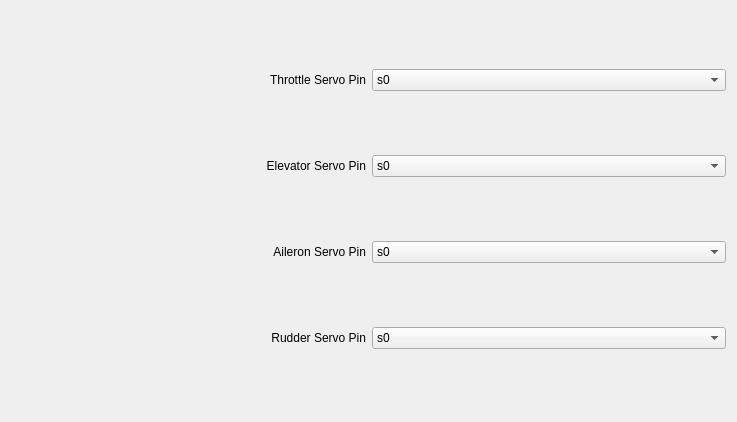
             <widget class="QWidget" name="scrollAreaWidgetContents_14">
              <property name="geometry">
               <rect>
                <x>0</x>
                <y>0</y>
                <width>737</width>
                <height>422</height>
               </rect>
              </property>
              <layout class="QGridLayout" name="gridLayout_31">
               <item row="1" column="0">
                <layout class="QHBoxLayout" name="horizontalLayout_74">
                 <item>
                  <widget class="QLabel" name="label_74">
                   <property name="text">
                    <string>Elevator Servo Pin</string>
                   </property>
                   <property name="alignment">
                    <set>Qt::AlignRight|Qt::AlignTrailing|Qt::AlignVCenter</set>
                   </property>
                  </widget>
                 </item>
                 <item>
                  <widget class="QComboBox" name="elevator_servo_pin">
                   <item>
                    <property name="text">
                     <string>s0</string>
                    </property>
                   </item>
                   <item>
                    <property name="text">
                     <string>s1</string>
                    </property>
                   </item>
                   <item>
                    <property name="text">
                     <string>s2</string>
                    </property>
                   </item>
                   <item>
                    <property name="text">
                     <string>s3</string>
                    </property>
                   </item>
                   <item>
                    <property name="text">
                     <string>s4</string>
                    </property>
                   </item>
                   <item>
                    <property name="text">
                     <string>s5</string>
                    </property>
                   </item>
                   <item>
                    <property name="text">
                     <string>s6</string>
                    </property>
                   </item>
                   <item>
                    <property name="text">
                     <string>s7</string>
                    </property>
                   </item>
                   <item>
                    <property name="text">
                     <string>s8</string>
                    </property>
                   </item>
                   <item>
                    <property name="text">
                     <string>s9</string>
                    </property>
                   </item>
                   <item>
                    <property name="text">
                     <string>s10</string>
                    </property>
                   </item>
                   <item>
                    <property name="text">
                     <string>s11</string>
                    </property>
                   </item>
                   <item>
                    <property name="text">
                     <string>s12</string>
                    </property>
                   </item>
                   <item>
                    <property name="text">
                     <string>s13</string>
                    </property>
                   </item>
                   <item>
                    <property name="text">
                     <string>s14</string>
                    </property>
                   </item>
                   <item>
                    <property name="text">
                     <string>s15</string>
                    </property>
                   </item>
                  </widget>
                 </item>
                </layout>
               </item>
               <item row="2" column="0">
                <layout class="QHBoxLayout" name="horizontalLayout_92">
                 <item>
                  <widget class="QLabel" name="label_92">
                   <property name="text">
                    <string>Aileron Servo Pin</string>
                   </property>
                   <property name="alignment">
                    <set>Qt::AlignRight|Qt::AlignTrailing|Qt::AlignVCenter</set>
                   </property>
                  </widget>
                 </item>
                 <item>
                  <widget class="QComboBox" name="aileron_servo_pin">
                   <item>
                    <property name="text">
                     <string>s0</string>
                    </property>
                   </item>
                   <item>
                    <property name="text">
                     <string>s1</string>
                    </property>
                   </item>
                   <item>
                    <property name="text">
                     <string>s2</string>
                    </property>
                   </item>
                   <item>
                    <property name="text">
                     <string>s3</string>
                    </property>
                   </item>
                   <item>
                    <property name="text">
                     <string>s4</string>
                    </property>
                   </item>
                   <item>
                    <property name="text">
                     <string>s5</string>
                    </property>
                   </item>
                   <item>
                    <property name="text">
                     <string>s6</string>
                    </property>
                   </item>
                   <item>
                    <property name="text">
                     <string>s7</string>
                    </property>
                   </item>
                   <item>
                    <property name="text">
                     <string>s8</string>
                    </property>
                   </item>
                   <item>
                    <property name="text">
                     <string>s9</string>
                    </property>
                   </item>
                   <item>
                    <property name="text">
                     <string>s10</string>
                    </property>
                   </item>
                   <item>
                    <property name="text">
                     <string>s11</string>
                    </property>
                   </item>
                   <item>
                    <property name="text">
                     <string>s12</string>
                    </property>
                   </item>
                   <item>
                    <property name="text">
                     <string>s13</string>
                    </property>
                   </item>
                   <item>
                    <property name="text">
                     <string>s14</string>
                    </property>
                   </item>
                   <item>
                    <property name="text">
                     <string>s15</string>
                    </property>
                   </item>
                  </widget>
                 </item>
                </layout>
               </item>
               <item row="3" column="0">
                <layout class="QHBoxLayout" name="horizontalLayout_91">
                 <item>
                  <widget class="QLabel" name="label_91">
                   <property name="text">
                    <string>Rudder Servo Pin</string>
                   </property>
                   <property name="alignment">
                    <set>Qt::AlignRight|Qt::AlignTrailing|Qt::AlignVCenter</set>
                   </property>
                  </widget>
                 </item>
                 <item>
                  <widget class="QComboBox" name="rudder_servo_pin">
                   <item>
                    <property name="text">
                     <string>s0</string>
                    </property>
                   </item>
                   <item>
                    <property name="text">
                     <string>s1</string>
                    </property>
                   </item>
                   <item>
                    <property name="text">
                     <string>s2</string>
                    </property>
                   </item>
                   <item>
                    <property name="text">
                     <string>s3</string>
                    </property>
                   </item>
                   <item>
                    <property name="text">
                     <string>s4</string>
                    </property>
                   </item>
                   <item>
                    <property name="text">
                     <string>s5</string>
                    </property>
                   </item>
                   <item>
                    <property name="text">
                     <string>s6</string>
                    </property>
                   </item>
                   <item>
                    <property name="text">
                     <string>s7</string>
                    </property>
                   </item>
                   <item>
                    <property name="text">
                     <string>s8</string>
                    </property>
                   </item>
                   <item>
                    <property name="text">
                     <string>s9</string>
                    </property>
                   </item>
                   <item>
                    <property name="text">
                     <string>s10</string>
                    </property>
                   </item>
                   <item>
                    <property name="text">
                     <string>s11</string>
                    </property>
                   </item>
                   <item>
                    <property name="text">
                     <string>s12</string>
                    </property>
                   </item>
                   <item>
                    <property name="text">
                     <string>s13</string>
                    </property>
                   </item>
                   <item>
                    <property name="text">
                     <string>s14</string>
                    </property>
                   </item>
                   <item>
                    <property name="text">
                     <string>s15</string>
                    </property>
                   </item>
                  </widget>
                 </item>
                </layout>
               </item>
               <item row="0" column="0">
                <layout class="QHBoxLayout" name="horizontalLayout_72">
                 <item>
                  <widget class="QLabel" name="label_72">
                   <property name="text">
                    <string>Throttle Servo Pin</string>
                   </property>
                   <property name="alignment">
                    <set>Qt::AlignRight|Qt::AlignTrailing|Qt::AlignVCenter</set>
                   </property>
                  </widget>
                 </item>
                 <item>
                  <widget class="QComboBox" name="throttle_servo_pin">
                   <item>
                    <property name="text">
                     <string>s0</string>
                    </property>
                   </item>
                   <item>
                    <property name="text">
                     <string>s1</string>
                    </property>
                   </item>
                   <item>
                    <property name="text">
                     <string>s2</string>
                    </property>
                   </item>
                   <item>
                    <property name="text">
                     <string>s3</string>
                    </property>
                   </item>
                   <item>
                    <property name="text">
                     <string>s4</string>
                    </property>
                   </item>
                   <item>
                    <property name="text">
                     <string>s5</string>
                    </property>
                   </item>
                   <item>
                    <property name="text">
                     <string>s6</string>
                    </property>
                   </item>
                   <item>
                    <property name="text">
                     <string>s7</string>
                    </property>
                   </item>
                   <item>
                    <property name="text">
                     <string>s8</string>
                    </property>
                   </item>
                   <item>
                    <property name="text">
                     <string>s9</string>
                    </property>
                   </item>
                   <item>
                    <property name="text">
                     <string>s10</string>
                    </property>
                   </item>
                   <item>
                    <property name="text">
                     <string>s11</string>
                    </property>
                   </item>
                   <item>
                    <property name="text">
                     <string>s12</string>
                    </property>
                   </item>
                   <item>
                    <property name="text">
                     <string>s13</string>
                    </property>
                   </item>
                   <item>
                    <property name="text">
                     <string>s14</string>
                    </property>
                   </item>
                   <item>
                    <property name="text">
                     <string>s15</string>
                    </property>
                   </item>
                  </widget>
                 </item>
                </layout>
               </item>
              </layout>
             </widget>
